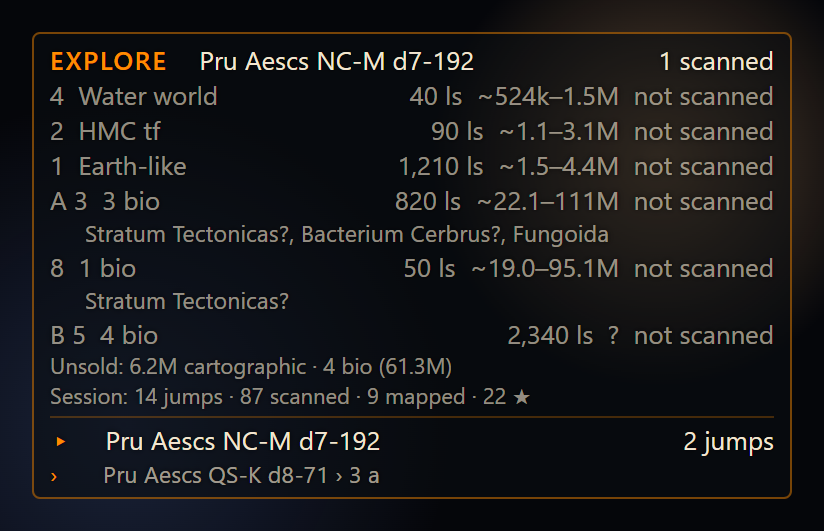
#> input picture docs/images/hud-explore-arrival.png, 824 x 532 px, given in place of in-game.jpg, which was not available; the run also reads 3 pictures not shown here
$ python store-images.py
#> lines starting #> are read from the running program, lines starting #| are printed output that depends on the picture; after the words box and inside, x2 and y2 are one past the last pixel; in counts of white or black regions, pixels touching at a corner belong together
"""Make the Microsoft Store images: nine 1920x1080 screenshots and the 2:3 poster art.

Usage, from the repository root (Windows, for the Segoe UI fonts):

    pip install pillow
    python scripts/store-images.py [out_dir]

The images go to out/store unless out_dir is given. Inputs:
- docs/images/hud-*.png: the README panel images (scripts/hud-screenshots.cjs).
- docs/store/in-game.jpg: a 1920x1080 crop of a real full-screen capture, overlay included.
- build/icon.png: the app icon, for the poster.

The headlines and subtitles on the images, and the chat on slide 02 and the poster, are
in this script. The Store captions and the listing text are in docs/store-listing.md.
"""

import random
import sys
from pathlib import Path

from PIL import Image, ImageChops, ImageDraw, ImageFilter, ImageFont

ROOT = Path(__file__).resolve().parent.parent
PANELS = ROOT / "docs" / "images"
ORANGE = (255, 140, 0)
WHITE = (240, 240, 245)
GREY = (170, 176, 190)
FONTS = Path("C:/Windows/Fonts")
W, H = 1920, 1080

# The chat on slide 02 and the poster. The overlay's reply card, drawn in its style.
QUESTION = "Best trade route near me?"
ANSWER = [
    "You're at Shinrarta Dezhra with 1,076 t. Take Bauxite from",
    "Angstrom Horizons in Hyades Sector RL-H a25-0 to Clervoy City",
    "in Gendalla, 63 ly: buy at 662, sell at 44,154. A full hold",
    "makes 46.8M a trip, about 168M an hour. Prices are 2 hours old.",
]
CHIPS = [("1", "Hyades Sector RL-H a25-0", "Angstrom Horizons")]

# Slides 03 to 09: (panel image, file name, tag, headline, subtitle).
PANEL_SLIDES = [
    ("hud-trade.png", "03-trade", "Trade", "Stop by stop trade loops",
     "What to sell and buy at each station, what is in the hold, and your profit an hour."),
    ("hud-build-engineer.png", "04-upgrades", "Upgrades", "Detailed engineering plans",
     "The rolls at each engineer, the material trades and the next stop, from a plan the "
     "assistant makes."),
    ("hud-explore-scanned.png", "05-exploration", "Exploration",
     "The bodies worth scanning, with values",
     "Earth-likes, water worlds, terraformables and bio planets as you arrive, first "
     "discoveries, and your credits an hour."),
    ("hud-exobiology.png", "06-exobiology", "Exobiology",
     "Samples, values and the species still to find",
     "The likely species on each planet, the distance to your next sample, and a bookmark "
     "back to your ship."),
    ("hud-mining.png", "07-mining", "Mining", "Which rocks to mine, and where to sell",
     "Prospector results against your targets, ring hotspots, your hold, and the best price "
     "for each load."),
    ("hud-massacre.png", "08-combat", "Combat", "Combat mission stacks on one panel",
     "Each faction's kills, what each kill still pays, and when to take more missions."),
    ("hud-passenger.png", "09-passengers", "Passengers & deliveries",
     "Every stop and deadline, in route order",
     "Passengers or cargo for each station, the soonest expiry, and the planned route."),
]


def font(name, size):
    return ImageFont.truetype(str(FONTS / name), size)


def space_bg(w, h, seed):
    """A dark navy gradient, a seeded star field and a faint orange glow low left."""
    # The gradient is smooth, so it is drawn at 1/8 size and scaled up.
    sw, sh = w // 8, h // 8
    grad = Image.new("RGB", (sw, sh))
    px = grad.load()
    for y in range(sh):
        for x in range(sw):
            dx, dy = (x - sw * 0.7) / sw, (y - sh * 0.45) / sh
            d = min(1.0, (dx * dx + dy * dy) ** 0.5 * 1.6)
            px[x, y] = (int(22 - 14 * d), int(28 - 18 * d), int(52 - 34 * d))
    grad = grad.resize((w, h), Image.BILINEAR)
    rnd = random.Random(seed)
    dr = ImageDraw.Draw(grad)
    for _ in range(w * h // 3000):
        x, y = rnd.randrange(w), rnd.randrange(h)
        b = rnd.randint(60, 200)
        r = 1 if rnd.random() < 0.93 else 2
        dr.ellipse((x, y, x + r, y + r), fill=(b, b, min(255, b + 30)))
    glow = Image.new("RGB", (w, h))
    ImageDraw.Draw(glow).ellipse((-w * 0.26, h * 0.6, w * 0.26, h * 1.4), fill=(120, 55, 10))
    glow = glow.filter(ImageFilter.GaussianBlur(220))
    return Image.blend(grad, Image.composite(glow, grad, glow.convert("L")), 0.55).convert("RGBA")


def wrap(draw, text, fnt, width):
    lines, line = [], ""
    for word in text.split():
        t = (line + " " + word).strip()
        if draw.textlength(t, font=fnt) <= width or not line:
            line = t
        else:
            lines.append(line)
            line = word
    if line:
        lines.append(line)
    return lines


def text_block(img, x, y, tag, head, sub, width, shade=False, h1=64, h2=34):
    """An orange tag, a white headline and a grey subtitle; shade puts a dark box behind."""
    f1, f2, ft = font("segoeuib.ttf", h1), font("segoeui.ttf", h2), font("segoeuib.ttf", 26)
    d = ImageDraw.Draw(img, "RGBA")
    head_lines, sub_lines = wrap(d, head, f1, width), wrap(d, sub, f2, width)
    l1, l2 = int(h1 * 1.2), int(h2 * 1.42)
    if shade:
        hgt = 64 + len(head_lines) * l1 + 24 + len(sub_lines) * l2 + 30
        ov = Image.new("RGBA", img.size, (0, 0, 0, 0))
        ImageDraw.Draw(ov).rounded_rectangle(
            (x - 40, y - 40, x + width + 40, y + hgt), 24, fill=(8, 10, 20, 175)
        )
        img.alpha_composite(ov)
        d = ImageDraw.Draw(img, "RGBA")
    d.text((x, y), tag.upper(), font=ft, fill=ORANGE)
    d.rectangle((x, y + 40, x + 64, y + 44), fill=ORANGE)
    y += 64
    for line in head_lines:
        d.text((x, y), line, font=f1, fill=WHITE)
        y += l1
    y += 24
    for line in sub_lines:
        d.text((x, y), line, font=f2, fill=GREY)
        y += l2


def load_panel(name):
    """A README panel image, cut to its orange border, with rounded corners."""
    panel = Image.open(PANELS / name).convert("RGBA")
    r, _, b = panel.convert("RGB").split()
    border = ImageChops.multiply(
        Image.eval(r, lambda v: 255 if v > 90 else 0),
        Image.eval(b, lambda v: 255 if v < 60 else 0),
    )
    box = border.getbbox()
    if box:
        panel = panel.crop(box)
    else:
        print(f"warning: no orange border found in {name}; using the whole image", file=sys.stderr)
    m = Image.new("L", panel.size, 0)
    ImageDraw.Draw(m).rounded_rectangle((0, 0, panel.width - 1, panel.height - 1), 10, fill=255)
    panel.putalpha(m)
    return panel


def place(img, panel, px, py):
    """Paste a panel with a soft drop shadow."""
    sh = Image.new("RGBA", img.size, (0, 0, 0, 0))
    ImageDraw.Draw(sh).rounded_rectangle(
        (px + 20, py + 30, px + panel.width - 10, py + panel.height), 30, fill=(0, 0, 0, 160)
    )
    img.alpha_composite(sh.filter(ImageFilter.GaussianBlur(30)))
    img.alpha_composite(panel, (px, py))


def fit(panel, bw, bh, most=1.25):
    s = min(bw / panel.width, bh / panel.height, most)
    return panel.resize((int(panel.width * s), int(panel.height * s)), Image.LANCZOS)


def reply_card(s=1.0, status=True):
    """The overlay's chat: the question, a reply card with a chip, and the status line."""
    f = font("segoeui.ttf", int(26 * s))
    fs = font("segoeui.ttf", int(22 * s))
    pad, lh, gap = int(18 * s), int(38 * s), int(12 * s)
    d0 = ImageDraw.Draw(Image.new("RGB", (1, 1)))
    widths = [d0.textlength(t, font=f) for t in ANSWER + ["› " + QUESTION]]
    widths += [d0.textlength(s_ + " · " + st, font=f) + 70 * s for _, s_, st in CHIPS]
    w = int(max(widths) + 2 * pad)
    qh = lh + 2 * pad
    ch = 2 * pad + lh * len(ANSWER) + int(34 * s) + int(48 * s) * len(CHIPS)
    sh = int(52 * s)
    img = Image.new("RGBA", (w, qh + gap + ch + (gap + sh if status else 0) + 1), (0, 0, 0, 0))
    d = ImageDraw.Draw(img)
    border, bg = (170, 100, 20, 255), (10, 12, 18, 225)
    # The question, as the history shows it.
    d.rounded_rectangle((0, 0, w - 1, qh), int(8 * s), fill=(10, 12, 18, 200), outline=(90, 90, 100, 255))
    d.text((pad, pad), "› " + QUESTION, font=f, fill=(190, 196, 210))
    # The reply card. Segoe UI has no ▾, so the "more" arrow is drawn.
    y0 = qh + gap
    d.rounded_rectangle((0, y0, w - 1, y0 + ch), int(8 * s), fill=bg, outline=border, width=max(1, int(2 * s)))
    y = y0 + pad
    for t in ANSWER:
        d.text((pad, y), t, font=f, fill=WHITE)
        y += lh
    a, ay = int(10 * s), y + int(12 * s)
    d.polygon([(pad, ay), (pad + a, ay), (pad + a / 2, ay + a * 0.8)], fill=ORANGE)
    d.text((pad + int(18 * s), y), "more", font=fs, fill=ORANGE)
    y += int(40 * s)
    for n, sysname, station in CHIPS:
        cw = int(d.textlength(sysname + " · " + station, font=f) + 70 * s)
        d.rounded_rectangle((pad, y, pad + cw, y + int(40 * s)), int(4 * s), fill=(60, 35, 5, 255), outline=border)
        d.rectangle((pad + 2, y + 2, pad + int(38 * s), y + int(40 * s) - 2), fill=(150, 80, 0))
        d.text((pad + int(12 * s), y + int(3 * s)), n, font=f, fill=WHITE)
        x = pad + int(50 * s)
        d.text((x, y + int(3 * s)), sysname + " · ", font=f, fill=WHITE)
        d.text((x + d.textlength(sysname + " · ", font=f), y + int(3 * s)), station, font=f, fill=(255, 190, 90))
        y += int(48 * s)
    if status:
        y1 = y0 + ch + gap
        d.rounded_rectangle((0, y1, w - 1, y1 + sh), int(8 * s), fill=bg, outline=border, width=max(1, int(2 * s)))
        d.text((pad, y1 + int(9 * s)), "● idle", font=f, fill=WHITE)
        ax = pad + d.textlength("● idle  ", font=f)
        d.rounded_rectangle((ax, y1 + int(11 * s), ax + int(70 * s), y1 + int(41 * s)), int(4 * s), outline=border)
        d.text((ax + int(8 * s), y1 + int(12 * s)), "AUTO", font=fs, fill=ORANGE)
    return img


def in_game_slide():
    img = Image.open(ROOT / "docs" / "store" / "in-game.jpg").convert("RGBA")
    # Centre-crop to 16:9 first, so a capture that is not quite 16:9 is not stretched.
    cw, ch = min(img.width, img.height * W // H), min(img.height, img.width * H // W)
    left, top = (img.width - cw) // 2, (img.height - ch) // 2
    img = img.crop((left, top, left + cw, top + ch)).resize((W, H), Image.LANCZOS)
    text_block(img, 90, 640, "ED Chat for Elite Dangerous",
               "An AI assistant and live panels on top of your game",
               "Exobiology values on the right, route chips from the assistant below.",
               width=540, shade=True, h1=46, h2=27)
    return img


def chat_slide():
    img = space_bg(W, H, 2)
    card = fit(reply_card(1.15), 1000, 900, 1.0)
    px, py = W - 70 - card.width, (H - card.height) // 2
    place(img, card, px, py)
    text_block(img, 110, 300, "Chat", "Answers without leaving the game",
               "It knows where you are and what you fly. Names become chips that one key "
               "copies to the galaxy map.", width=min(720, px - 200))
    return img


def panel_slide(name, tag, head, sub, seed):
    img = space_bg(W, H, seed)
    panel = load_panel(name)
    panel = fit(panel, 860 if panel.width < 1000 else 900, 900)
    px, py = W - 80 - panel.width, (H - panel.height) // 2
    place(img, panel, px, py)
    text_block(img, 110, 300, tag, head, sub, width=min(720, px - 260))
    return img


def poster():
    """2:3 poster art: the icon and name, the chat, and two panels below it."""
    w, h = 1440, 2160
    img = space_bg(w, h, 99)
    icon = Image.open(ROOT / "build" / "icon.png").convert("RGBA").resize((240, 240), Image.LANCZOS)
    img.alpha_composite(icon, ((w - 240) // 2, 110))
    d = ImageDraw.Draw(img)
    f = font("segoeuib.ttf", 140)
    d.text(((w - d.textlength("ED Chat", font=f)) / 2, 360), "ED Chat", font=f, fill=WHITE)
    f2 = font("segoeui.ttf", 50)
    for i, line in enumerate(["An AI assistant and live panels", "for Elite Dangerous"]):
        d.text(((w - d.textlength(line, font=f2)) / 2, 560 + i * 66), line, font=f2, fill=GREY)
    exo = fit(load_panel("hud-exobiology.png"), 720, 690)
    combat = fit(load_panel("hud-massacre.png"), 640, 560)
    place(img, exo, 90, h - 90 - exo.height)
    place(img, combat, w - 90 - combat.width, h - 160 - combat.height)
    card = fit(reply_card(1.6, status=False), w - 180, 700, 1.0)
    place(img, card, (w - card.width) // 2, 760)
    return img


def main():
    out = Path(sys.argv[1]) if len(sys.argv) > 1 else ROOT / "out" / "store"
    out.mkdir(parents=True, exist_ok=True)
    images = {"01-in-game": in_game_slide(), "02-chat": chat_slide()}
#> in text_block, `head_lines, sub_lines = wrap(d, head, f1, width), wrap(d, sub, f2, wid..`: head_lines = ['An AI assistant and live', 'panels on top of your', 'game']; sub_lines = ['Exobiology values on the right, route', 'chips from the assistant below.']
#> in text_block, `hgt = 64 + len(head_lines) * l1 + 24 + len(sub_lines) * l2 + 30`: hgt = 359
#> the loop in text_block, `for line in head_lines:` made 3 passes
#> (line, y) on passes 1 to 3: ('An AI assistant and live', 759), ('panels on top of your', 814), ('game', 869)
#> after the loop in text_block, `for line in head_lines:`: y = 869
#> in text_block, `y += 24`: y = 893
#> the loop in text_block, `for line in sub_lines:` made 2 passes
#> (line, y) on passes 1 to 2: ('Exobiology values on the right, route', 931), ('chips from the assistant below.', 969)
#> after the loop in text_block, `for line in sub_lines:`: y = 969
#> in in_game_slide, `text_block(img, 90, 640, "ED Chat for Elite Dangerous", "An AI assista..`:
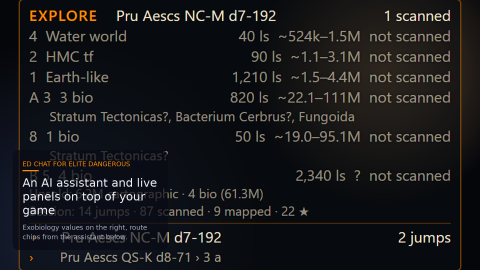
#> img: PIL image 1920x1080 RGBA (shown at 1/4 size); mean R, G, B, A 24.9, 25, 26.7, 255
#> in space_bg, `sw, sh = w // 8, h // 8`: sw = 240; sh = 135
#> in space_bg, `glow = glow.filter(ImageFilter.GaussianBlur(220))`:
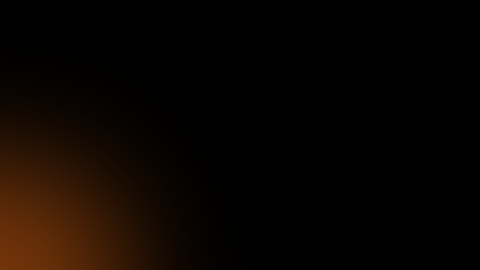
#> glow: PIL image 1920x1080 RGB (shown at 1/4 size); mean R, G, B 10.1, 4.6, 0.8
#> after the loop in reply_card, `for t in ANSWER:`: y = 288
#> in reply_card, `a, ay = int(10 * s), y + int(12 * s)`: a = 11; ay = 301
#> in reply_card, `y += int(40 * s)`: y = 334
#> the loop in reply_card, `for n, sysname, station in CHIPS:` made 1 pass
#> (cw, y) on pass 1: (764, 389)
#> after the loop in reply_card, `for n, sysname, station in CHIPS:`: y = 389
#> in reply_card, `ax = pad + d.textlength("● idle  ", font=f)`: ax = 125.3
#> in fit, `s = min(bw / panel.width, bh / panel.height, most)`: s = 1
#> the loop in text_block (call 2), `for line in head_lines:` made 2 passes
#> (line, y) on passes 1 to 2: ('Answers without', 440), ('leaving the game', 516)
#> the loop in text_block (call 2), `for line in sub_lines:` made 3 passes
#> (line, y) on passes 1 to 3: ('It knows where you are and what you', 588), ('fly. Names become chips that one key', 636), ('copies to the galaxy map.', 684)
    for i, (name, file, tag, head, sub) in enumerate(PANEL_SLIDES, start=3):
        images[file] = panel_slide(name, tag, head, sub, seed=i)
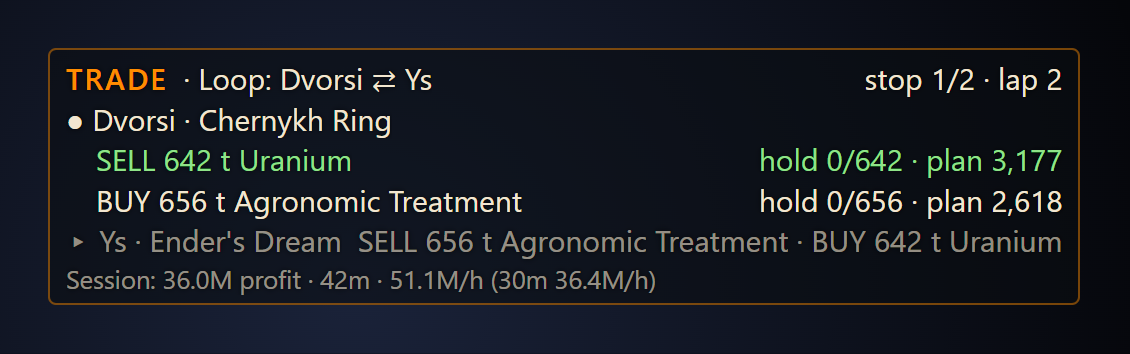
#> input picture docs/images/hud-trade.png, 1130 x 354 px
#> in load_panel, `border = ImageChops.multiply( Image.eval(r, lambda v: 255 if v > 90 el..`:
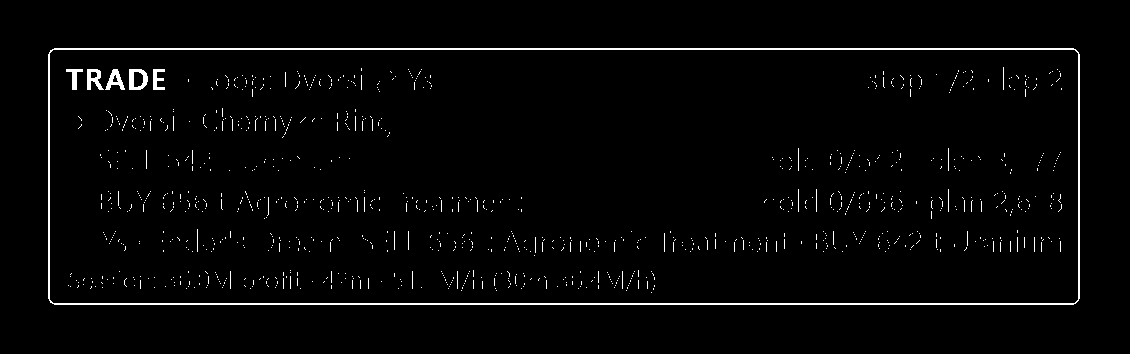
#> border: PIL image 1130x354 L; 2.3% white in thin lines or dots, all inside (x1, y1, x2, y2) = (48, 48, 1080, 305)
#> in load_panel, `box = border.getbbox()`: box = (48, 48, 1080, 305)
#> call 2 of fit, with bw = 900, bh = 900, most = 1.25
#> in fit (call 2), `return panel.resize((int(panel.width * s), int(panel.height * s)), Ima..`:
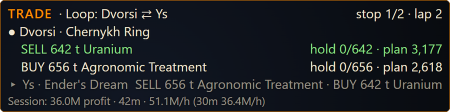
#> returned value: PIL image 900x224 RGBA (shown at 1/2 size); mean R, G, B, A 28.8, 31.8, 35.2, 254.9; transparent parts drawn white
#> call 2 of place, with px = 940, py = 428
#> in place (call 2), `ImageDraw.Draw(sh).rounded_rectangle( (px + 20, py + 30, px + panel.wi..`:
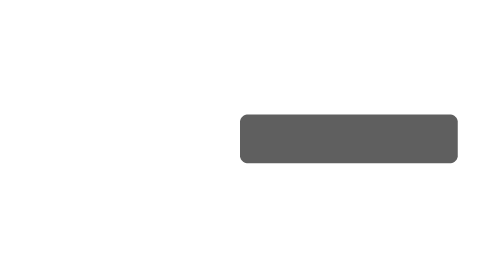
#> sh: PIL image 1920x1080 RGBA (shown at 1/4 size); mean R, G, B, A 0, 0, 0, 13; transparent parts drawn white
#> in panel_slide, `text_block(img, 110, 300, tag, head, sub, width=min(720, px - 260))`:
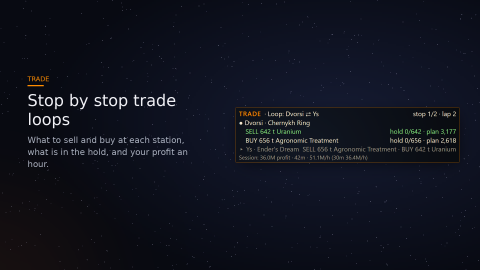
#> img: PIL image 1920x1080 RGBA (shown at 1/4 size); mean R, G, B, A 16, 18.7, 30, 255
#> pass 2 of the loop in main, `for i, (name, file, tag, head, sub) in enumerate(PANEL_SLIDES, start=3):`:
#> in space_bg (call 3), `return Image.blend(grad, Image.composite(glow, grad, glow.convert("L")..`:
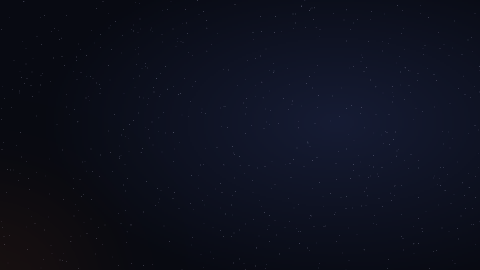
#> returned value: PIL image 1920x1080 RGBA (shown at 1/4 size); mean R, G, B, A 13.2, 16.2, 29.2, 255
#> in load_panel (call 2), `border = ImageChops.multiply( Image.eval(r, lambda v: 255 if v > 90 el..`:
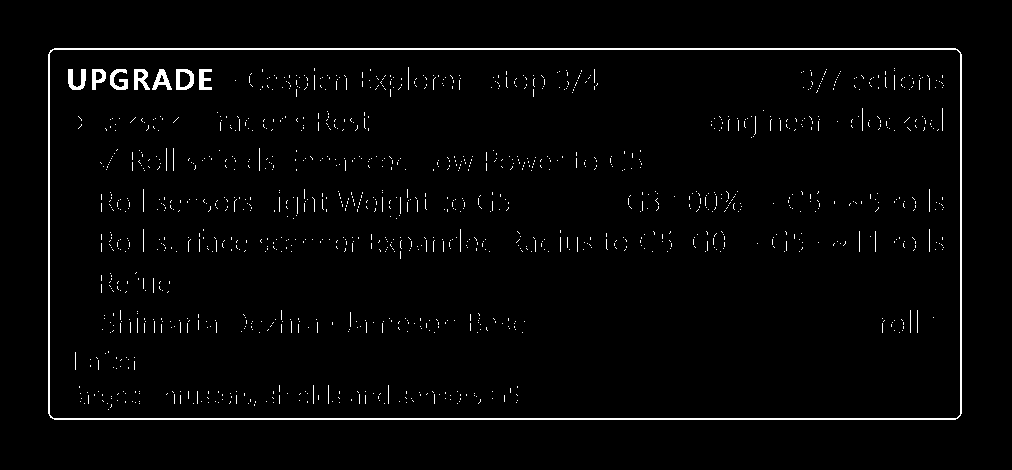
#> border: PIL image 1012x470 L; 2.1% white in thin lines or dots, all inside (x1, y1, x2, y2) = (48, 48, 962, 420)
#> box = (48, 48, 962, 420)
#> in place (call 3), `img.alpha_composite(panel, (px, py))`:
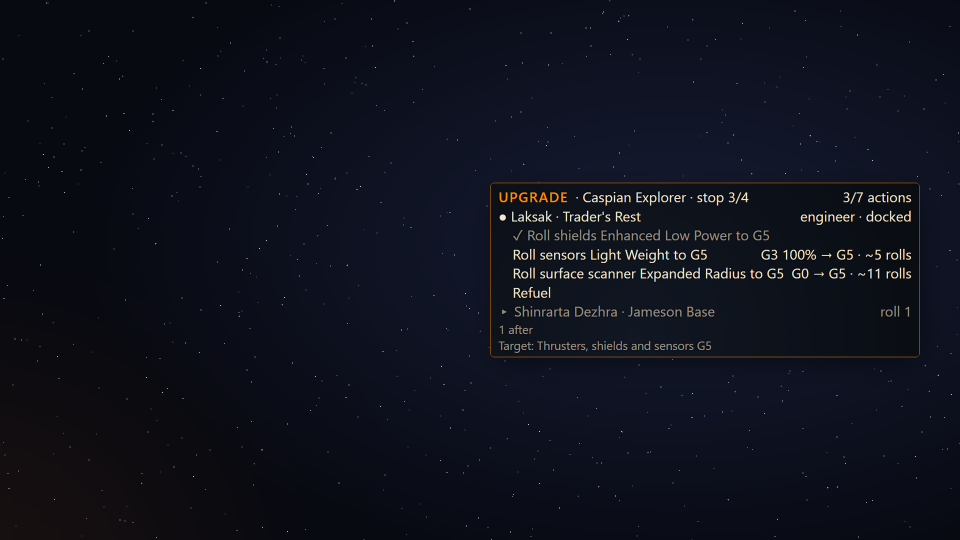
#> img: PIL image 1920x1080 RGBA (shown at 1/2 size); mean R, G, B, A 14.7, 17.3, 28.1, 255
    images["poster-1440x2160"] = poster()
#> in poster, `w, h = 1440, 2160`: w = 1440; h = 2160
#> the loop in reply_card (call 2), `for n, sysname, station in CHIPS:` made 1 pass
#> (cw, y) on pass 1: (1078, 543)
    for file, img in images.items():
        img.convert("RGB").save(out / f"{file}.png")
        print(out / f"{file}.png")
#> this loop made 10 passes
#> file on passes 1 to 8: '01-in-game', '02-chat', '03-trade', '04-upgrades', '05-exploration', '06-exobiology', '07-mining', '08-combat'
#> (printed output is left out)


if __name__ == "__main__":
    main()
